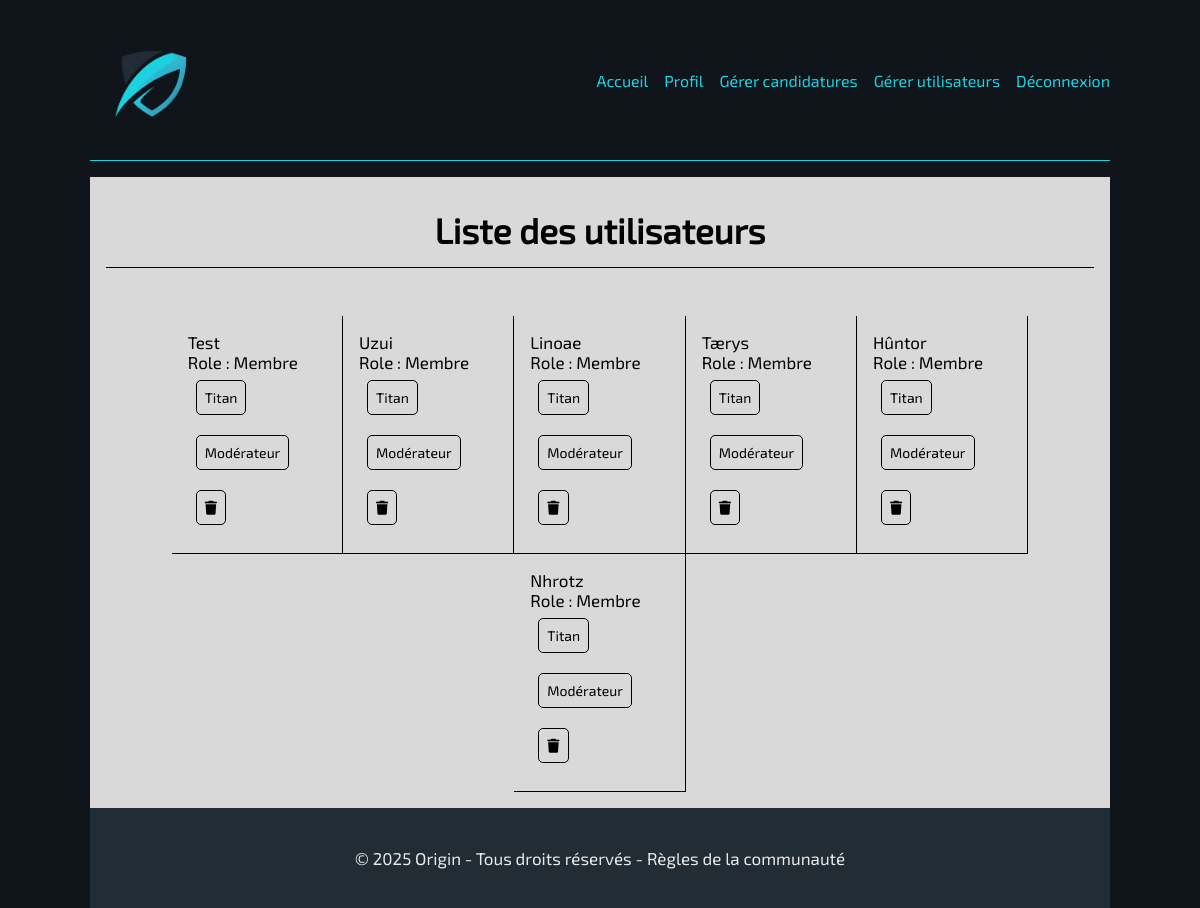
Page /?action=gestion_utilisateurs (signed in) on the earlier database version.
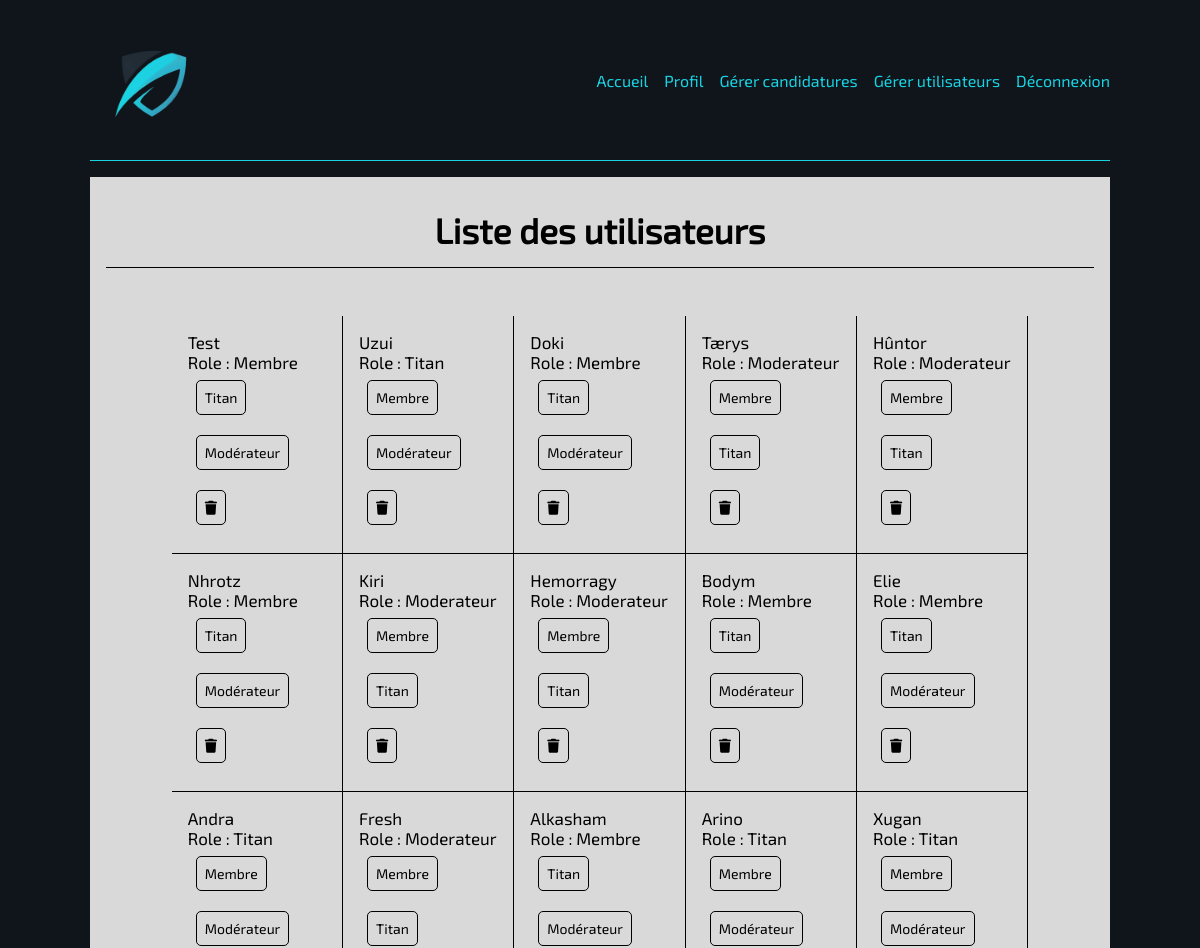
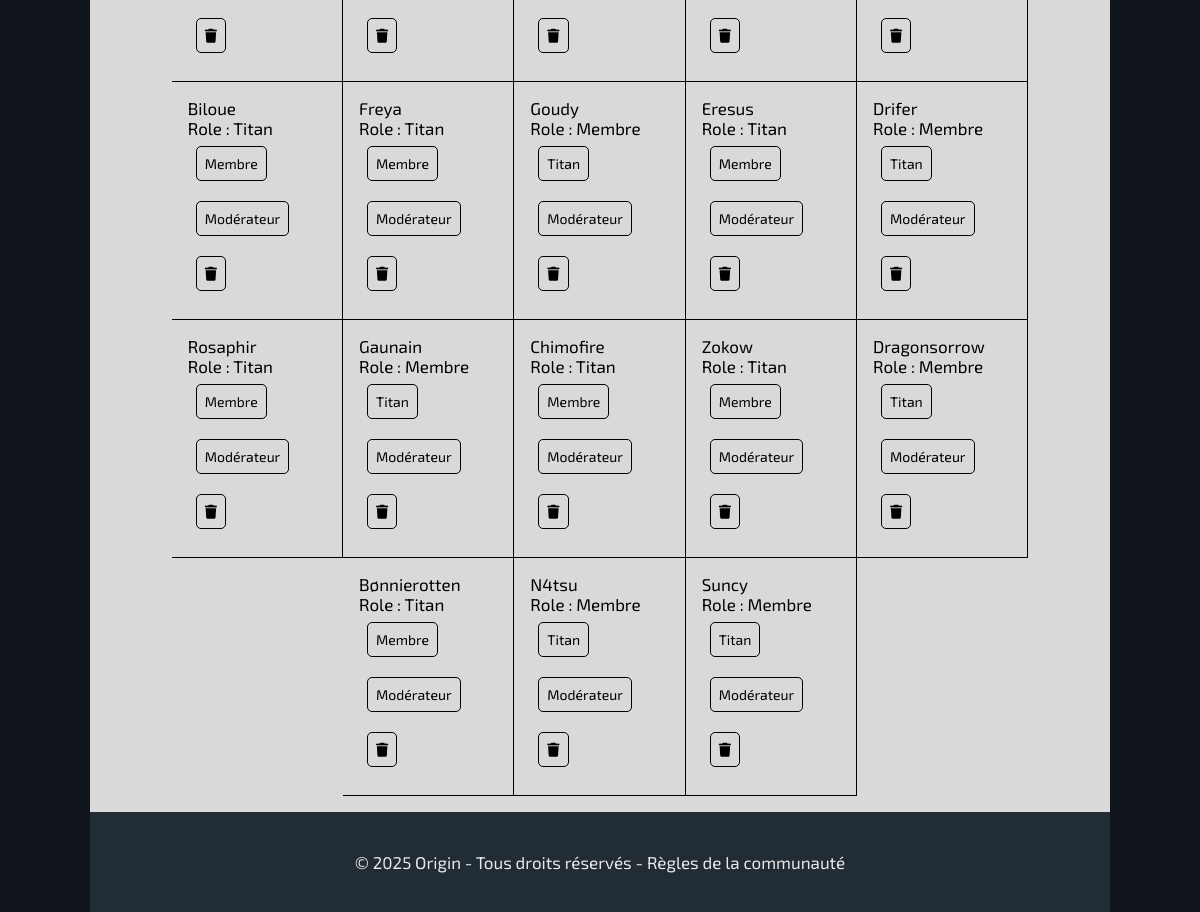
Same page on the later database version (2 pictures, top to bottom).
### tables this page shows
CREATE TABLE `membre` (
  `id_membre` int(11) NOT NULL,
  `pseudo` varchar(50) NOT NULL,
  `email` varchar(120) NOT NULL,
  `mot_de_passe` varchar(255) NOT NULL,
  `role` enum('Membre','Titan','Moderateur','Admin') NOT NULL
);

### controleur/utilisateurs_back_ctr.php (called while the page is built, shortened)
<?php
require_once RACINE . "/modele/membre_bdd.inc.php";
$utilisateurs = recupererMembres();
include RACINE . "/vue/header.php";
include RACINE . "/vue/utilisateurs_back.php";
include RACINE . "/vue/footer.php";

### index.php (called while the page is built, shortened)
<?php
$action = "defaut";
if (isset($_GET["action"])) {
    $action = $_GET["action"];
}
$fichier = navigation($action);
require(RACINE . "/controleur/" . $fichier);

### modele/membre_bdd.inc.php (called while the page is built, shortened)
<?php
function recupererMembres()
{
    try {
        $connexion = connexionBdd();
        $requete = $connexion->prepare("SELECT * FROM `membre`");
        $requete->execute();
        return $requete->fetchAll(PDO::FETCH_ASSOC);
    } catch (PDOException $erreur) {
        throw new Exception("Erreur: " . $erreur->getMessage());
    }
}

### vue/utilisateurs_back.php (the view, shortened to what this page needs)
<main class="container back">
    <h1 class="titre">Liste des utilisateurs</h1>
    <section id="utilisateurs">
        <?php foreach ($utilisateurs as $utilisateur) : if ($utilisateur["pseudo"] !== $_SESSION["pseudo"]) : ?>
                <div class="utilisateur">
                    <p><?= ucfirst($utilisateur["pseudo"]) ?></p>
                    <p>Role : <?= $utilisateur["role"]; ?></p>
                    <?php if ($utilisateur["role"] !== "Membre") : ?>
                        <form action="./?action=gestion_utilisateurs" method="POST">
                            <button class="bouton" type="submit" name="membre" aria-label="Passer le membre au grade de titan">Membre</button>
                        </form>
                    <?php endif;
                    if ($utilisateur["role"] !== "Titan") : ?>
                        <form action="./?action=gestion_utilisateurs" method="POST">
                            <button class="bouton" type="submit" name="titan" aria-label="Passer le membre au grade de titan">Titan</button>
                        </form>
                    <?php endif;
                    if ($_SESSION["role"] == "Admin" && $utilisateur["role"] !== "Moderateur") : ?>
                        <form action="./?action=gestion_utilisateurs" method="POST">
                            <button class="bouton" type="submit" name="moderateur" aria-label="Passer le membre au grade de modérateur">Modérateur</button>
                        </form>
                    <?php endif; ?>
                    <form action="./?action=gestion_utilisateurs" method="POST">
                        <button class="bouton supprimer" type="submit" name="supprimer" aria-label="Supprimer le membre"><i class="fa-solid fa-trash"></i></button>
                    </form>
                </div>
        <?php endif;
        endforeach; ?>
    </section>
</main>

Differences in the rows shown:
changed membre "Uzui": role "Membre" → "Titan"; role "Titan" → "Membre"
changed membre: pseudo "Linoae" → "Doki"
changed membre "Tærys": role "Membre" → "Moderateur"; role "Modérateur" → "Membre"
changed membre "Hûntor": role "Membre" → "Moderateur"; role "Modérateur" → "Membre"
added membre: pseudo "Kiri", role "Moderateur"
added membre: pseudo "Hemorragy", role "Moderateur"
added membre: pseudo "Bodym", role "Membre"
added membre: pseudo "Elie", role "Membre"
added membre: pseudo "Andra", role "Titan"
added membre: pseudo "Fresh", role "Moderateur"
added membre: pseudo "Alkasham", role "Membre"
added membre: pseudo "Arino", role "Titan"
added membre: pseudo "Xugan", role "Titan"
added membre: pseudo "Biloue", role "Titan"
added membre: pseudo "Freya", role "Titan"
added membre: pseudo "Goudy", role "Membre"
added membre: pseudo "Eresus", role "Titan"
added membre: pseudo "Drifer", role "Membre"
added membre: pseudo "Rosaphir", role "Titan"
added membre: pseudo "Gaunain", role "Membre"
added membre: pseudo "Chimofire", role "Titan"
added membre: pseudo "Zokow", role "Titan"
added membre: pseudo "Dragonsorrow", role "Membre"
added membre: pseudo "Bønnierotten", role "Titan"
added membre: pseudo "N4tsu", role "Membre"
added membre: pseudo "Suncy", role "Membre"
